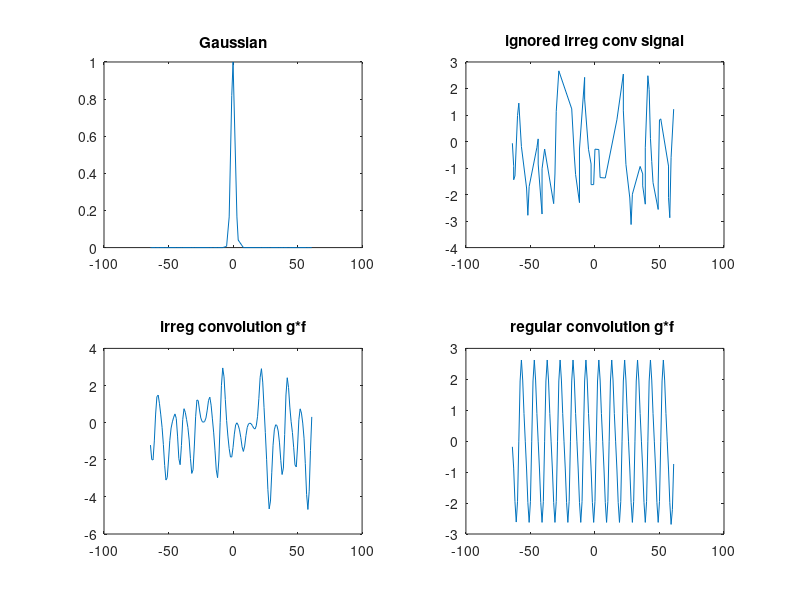

Source code (MATLAB):
function irregconvtest
x=[-14 -13.5 -13 -12 -10 -9 -8.4 -7 -6 -5.1 -4 -3 -2.8 -1 0 0.5 1 ...
   1.3 2 2.8  4 4.4 5 7 8 9 10 11 12 13.5 14 15 18 21 23];
x=rand(64,1);x=sort(x-0.5);x=x*128;x=round(x);
%x=-64:64;
nx=length(x);
%x'
xtest=[min(x):1:max(x)];
ntest = length(xtest);
%x=xtest;
freq1=0.1;
freq2=0.2;
y=sin(2*pi*x*freq1)+sin(2*pi*x*freq2);
ytest=sin(2*pi*xtest*freq1)+sin(2*pi*xtest*freq2);
[xr,zr]=irregconv(x,y);
ztest = conv(ytest,func(xtest),'same');
zitest = conv(y,func(x),'same');

figure(1)
subplot(221),plot(x,func(x));title('Gaussian');
%subplot(222),plot(x,y), title('irregularly sampled signal');
subplot(222),plot(x,zitest), title('ignored irreg conv signal');
subplot(223), plot(xr,zr);title('irreg convolution g*f')
subplot(224),plot(xtest,ztest);title('regular convolution g*f ');
%subplot(224),plot(xtest,ztest(round(ntest/2+1):round(ntest+ntest/2)));title('regular convolution g*f ');

figure(gcf)

return;

%deconv
yr=deconi(xr,zr);

figure(2)

subplot(222),plot(xr,yr,x,y);title('reg vs irreg');
subplot(223),plot(xr,zr,x,y);title('filt reg vs irreg')
subplot(224),plot(xr,zr,xr,yr);title('conv vs deconv');

figure(gcf);

figure(3)
subplot(221),plot(xr,abs(fft(yr)));title('spectrum deconv')
subplot(222),plot(xr,abs(fft(zr)));title('spectrum filtered');
subplot(223),plot(xr,abs(fft(func(xr))));title('spectrum deconv')
subplot(224),plot(xtest,abs(fft(ytest)));title('spectrum orig')

return

function [xr,z]=irregconv(x,y)
% performs discrete conv for a irregular function and an analytical function 
% z(t)=sum(f(tau)*g(t-tau))

nx=length(x);
xr = [min(x):1:max(x)];
nxr = length(xr);
z=zeros(1,nxr);

for i=1:nxr
    z(i)=0;
    for j=1:nx
        %z(i)=z(i)+(xr(i)-x(j))*y(j)*func(xr(i)-x(j));
        z(i)=z(i)+y(j)*func(xr(i)-x(j));%*(xr(i)-x(j));
    end
end

%z=z./(nxr/nx);

return

function [yr]=deconi(x,y)
f=func(x);
nf =length(f);

%zero padding
nz = nf*2;
F=fft(f,nz);
Y=fft(y,nz);

YR=(conj(F).*Y)./max((conj(F).*F),1e-5);
nh=length(YR)/2
YRH=YR(1:nh);
YRH(nh-20:nh)=0;
YR=duplic(YRH).';
yr=real(ifft(YR));
yr=yr(1:nf);

return

% work with positive freqs only
FH=F(1:nf);
YH=Y(1:nf);
 
YRH=(conj(FH).*YH)./max((conj(FH).*FH),1e-3);
yr=real(ifft(duplic(YRH)));

%truncate zero padding
yr=yr(1:nf);
yr=yr.';



return


function [y]=func(x)
for i=1:length(x)
    y(i)=exp(-x(i)*x(i)/5);
end
return
